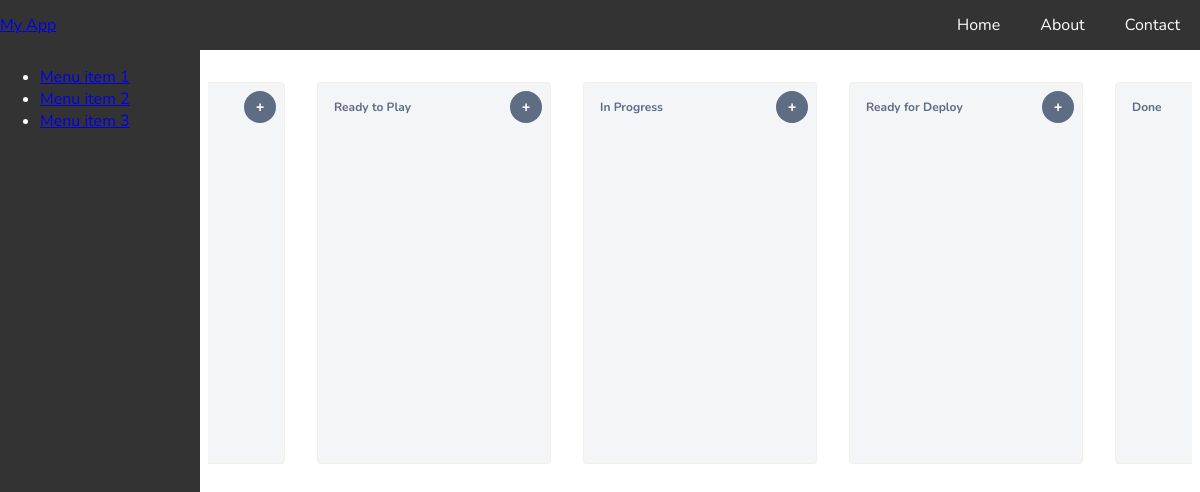
Before: / with the older database file.
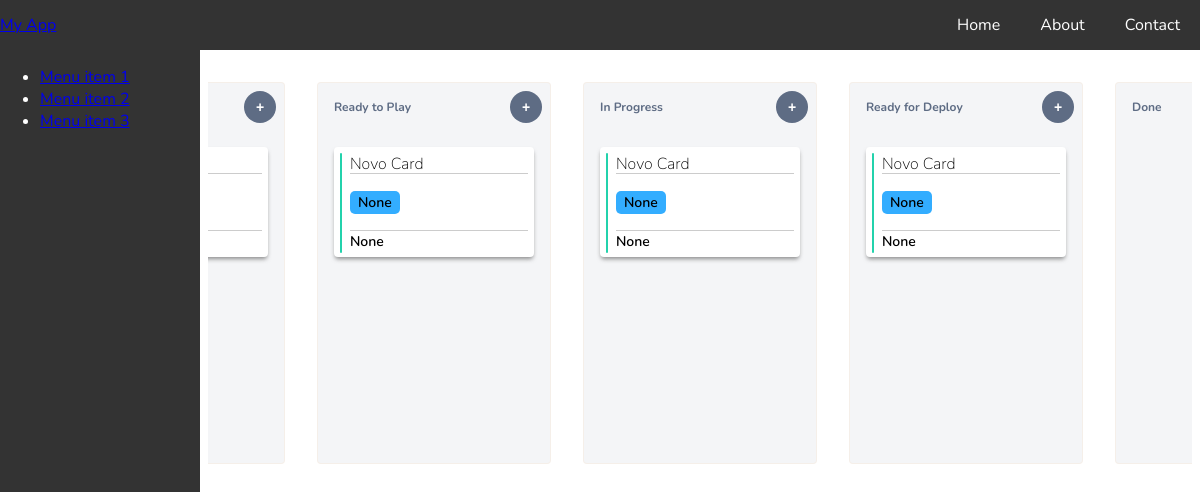
After: the same page with the newer database file.
### core/models.py (models this page shows, shortened)
class Card(models.Model):
    card_id = models.UUIDField(primary_key=True, default=uuid.uuid4, editable=False)
    name = models.CharField(max_length=264, unique=False)
    content = models.TextField(null=True, blank=True)
    creation_date = models.DateField()
    last_modified = models.DateField()
    column = models.CharField(max_length=264, unique=False)
    assignee = models.CharField(max_length=264, unique=False, null=True, blank=True)
    card_type = models.CharField(max_length=264, unique=False)
    epic_link = models.ForeignKey('Epic', on_delete=models.CASCADE, null=True, blank=True)

### core/views.py (the view)
# urls.py: path('', views.index),
def index(request):
    cards = Card.objects.all()
    today = date.today()
    return render(request, 'index.html', {'cards': cards, 'today': today})

### templates/index.html (shortened to what this page needs)
{% extends "base.html" %}
{% block content %}
    <nav>
        {% include "navbar.html" %}
    </nav>
    <aside>
        {% include "sidebar.html" %}
    </aside>
    <main>
        {% include "Kanban.html" %}
    </main>
{% endblock %}

### templates/base.html (shortened to what this page needs)
<!DOCTYPE html>
{% load static %}
  <link rel="stylesheet" type="text/css" href="{% static 'css/style.css' %}">
<html>
<head>
</head>
<body>
  {% block content %}
  {% endblock %}
</body>
</html>

### templates/navbar.html
<nav class="navbar">
    <a class="navbar-brand" href="#">My App</a>
    <ul class="navbar-nav">
      <li class="nav-item">
        <a class="nav-link" href="#">Home</a>
      </li>
      <li class="nav-item">
        <a class="nav-link" href="#">About</a>
      </li>
      <li class="nav-item">
        <a class="nav-link" href="#">Contact</a>
      </li>
    </ul>
</nav>

### templates/sidebar.html
<div class="left-menu">
    <ul>
      <li>
        <a href="#">Menu item 1</a>
      </li>
      <li>
        <a href="#">Menu item 2</a>
      </li>
      <li>
        <a href="#">Menu item 3</a>
      </li>
    </ul>
  </div>

### templates/Kanban.html (shortened to what this page needs)
<div class="kanban">
    <div class="boards" >
        <div class="board">
            <div class="board-header">
                <button class="create-card-button">+</button>
            </div>
            <div class="dropzone">
                {% for card in cards %}
                    {% if card.column == "backlog"%}
                        <div class="card" draggable="true" data-card-id="{{ card.card_id }}" data-column="{{ card.column }}">
                            <div class="card-right">
                                <div class="card-head">
                                    <div class="content">{{card.name}}</div>
                                </div>
                                <div class="card-body">
                                </div>
                                <div class="card-foot">
                                    <div class="assignee">{{card.assignee}}</div>
                                </div>
                            </div>
                        </div>
                    {% endif %}
                {% endfor %}
            </div>
        </div>
        <div class="board">
            <div class="board-header">
                <h3 id="ready-to-play">Ready to Play</h3>
                <button class="create-card-button">+</button>
            </div>
            <div class="dropzone">
                {% for card in cards %}
                    {% if card.column == "ready-to-play"%}
                        <div class="card" draggable="true" data-card-id="{{ card.card_id }}" data-column="{{ card.column }}">
                            <div class="card-right">
                                <div class="card-head">
                                    <div class="content">{{card.name}}</div>
                                </div>
                                <div class="card-body">
                                    <div class="epic-link">{{card.epic_link}}</div>
                                </div>
                                <div class="card-foot">
                                    <div class="assignee">{{card.assignee}}</div>
                                </div>
                            </div>
                        </div>
                    {% endif %}
                {% endfor %}
            </div>
        </div>
        <div class="board">
            <div class="board-header">
                <h3 id="in-progress">In Progress</h3>
                <button class="create-card-button">+</button>
            </div>
            <div class="dropzone">
                {% for card in cards %}
                    {% if card.column == "in-progress"%}
                        <div class="card" draggable="true" data-card-id="{{ card.card_id }}" data-column="{{ card.column }}">
                            <div class="card-right">
                                <div class="card-head">
                                    <div class="content">{{card.name}}</div>
                                </div>
                                <div class="card-body">
                                    <div class="epic-link">{{card.epic_link}}</div>
                                </div>
                                <div class="card-foot">
                                    <div class="assignee">{{card.assignee}}</div>
                                </div>
                            </div>
                        </div>
                    {% endif %}
                {% endfor %}
            </div>
        </div>
        <div class="board">
            <div class="board-header">
                <h3 id="ready-for-deploy">Ready for Deploy</h3>
                <button class="create-card-button">+</button>
            </div>
            <div class="dropzone">
                {% for card in cards %}
                    {% if card.column == "ready-for-deploy"%}
                        <div class="card" draggable="true" data-card-id="{{ card.card_id }}" data-column="{{ card.column }}">
                            <div class="card-right">
                                <div class="card-head">
                                    <div class="content">{{card.name}}</div>
                                </div>
                                <div class="card-body">
                                    <div class="epic-link">{{card.epic_link}}</div>
                                </div>
                                <div class="card-foot">
                                    <div class="assignee">{{card.assignee}}</div>
                                </div>
                            </div>
                        </div>
                    {% endif %}
                {% endfor %}
            </div>
        </div>
        <div class="board done">
            <div class="board-header">
                <h3 id="done">Done</h3>
            </div>
            <div class="dropzone">
            </div>
        </div>
    </div>
</div>

### templates/scripts.html (shortened to what this page needs)
{% load static %}

### static/css/style.css (style rules this page uses)
html { font-family: 'Nunito'; }
body { background-color: white; color: white; }
.boards { display: flex; flex-direction: row; justify-content: center; margin-top: 32px; height: 100%; overflow: auto; width: 100%; }
.board { background: #F4F5F7; border: 1px solid #FD951F11; border-radius: 4px; margin: 0 16px; flex-grow: 1; width: calc(100% - 200px); height: 100%; width: 100%; position: relative; }
.board-header { display: flex; align-items: center; margin-left: auto; }
.create-card-button { display: flex; align-items: center; justify-content: center; width: 32px; height: 32px; border: none; border-radius: 50%; background: #5e6c84; color: white; font-size: 14px; font-weight: bold; position: absolute; right: 8px; cursor: pointer; }
.board h3 { padding: 16px; margin: 0; color: #5e6c84; font-size: 12px; }
.dropzone { padding: 16px; min-width: 200px; min-height: 300px; flex-grow: 1; }
.card { height: 110px; background-color: white; margin-bottom: 16px; padding: 6px; box-shadow: 0 3px 4px -1px #727272cc; width: 100%; border-radius: 4px; font-weight: 600; font-size: 18px; display: flex; flex-direction: row; box-sizing: border-box; }
.content { color: black; font-size: 16px; font-weight: 50; }
.card, .dropzone { transition: 400ms; }
.card-head { height: 20px; width: auto; flex-shrink: 0; border-bottom: 1px solid #ccc; align-items: center; justify-content: center; }
.card-body { flex-grow: 1; width: 100%; flex-shrink: 0; border-bottom: 1px solid #ccc; display: flex; align-items: center; justify-content: left; }
.card-foot { height: 20px; width: auto; flex-shrink: 0; display: flex; align-items: center; justify-content: space-around; }
.epic-link { color: black; border-radius: 5px; padding: 2px 8px; text-align: left; font-size: 14px; background-color: #33adff; }
.assignee { color: black; flex-grow: 1; font-size: 14px; }
.card-right { height: 100%; width: 100%; display: flex; flex-direction: column; }
aside { position: fixed; top: 50px; left: 0; bottom: 0; width: 200px; background-color: #333; color: #fff; }
main { margin-left: 200px; margin-top: 50px; position: relative; right: 0; bottom: 0; }
.navbar { display: flex; justify-content: space-between; align-items: center; position: fixed; top: 0; left: 0; right: 0; height: 50px; background-color: #333; color: #fff; }
.navbar-nav { display: flex; }
.nav-item { list-style: none; }
.nav-link { color: #fff; text-decoration: none; font-size: 16px; padding: 0 20px; }
.kanban { display: flex; flex-direction: row; justify-content: center; margin-top: 32px; width: 100%; height: 100%; }

Changed rows visible on the page:
added Card: name "Novo Card", epic_link "None", assignee "None", shown under "Ready to Play"
added Card: name "Novo Card", epic_link "None", assignee "None", shown under "In Progress"
added Card: name "Novo Card", epic_link "None", assignee "None", shown under "Ready for Deploy"
